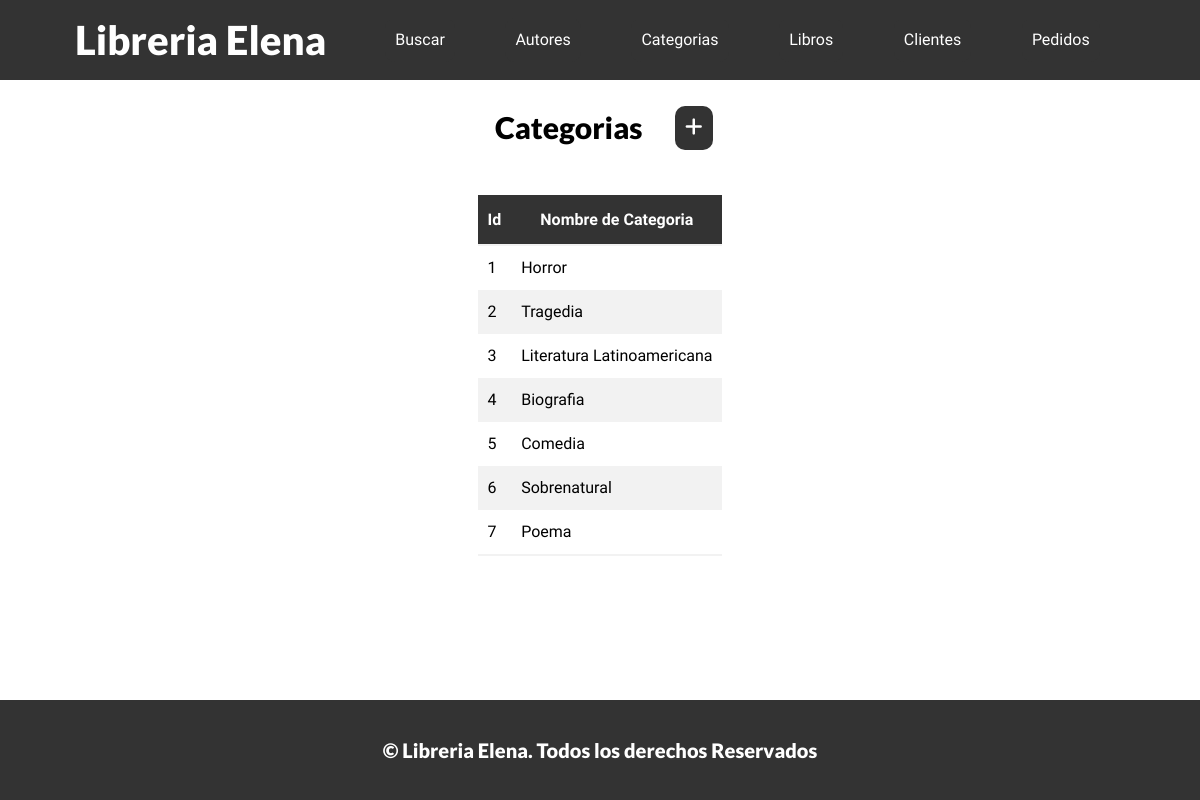
Page /categorias/ on the committed database.
### appLibros/models.py (models this page shows, shortened)
class Categoria(models.Model):
    nombre = models.CharField(max_length=100)

### appLibros/views.py (the view)
# urls.py: path('categorias/', categorias, name='categorias'),
def categorias(request):
    categorias = Categoria.objects.all()
    return render(request, 'categorias.html', {
        'categorias': categorias,
    })

### appLibros/templates/categorias.html
{% extends 'index.html' %}
{% block contenido %}
<main>
    <div class="titulo-tabla">
        <h2>Categorias</h2>
        <a href="{% url 'categoria_form' %}" class="btn">
            <i class="fa fa-lg fa-plus" ></i>
        </a>
    </div>
    <table>
        <thead>
            <tr>
                <th>Id</th>
                <th>Nombre de Categoria</th>
            </tr>
        </thead>
        <tbody>
            {% for c in categorias %}
            <tr>
                <td>{{c.id}}</td>
                <td>{{c.nombre}}</td>
            </tr>
            {% endfor %}
        </tbody>
    </table>
</main>
{% endblock contenido %}

### appLibros/static/css/styles.css (style rules this page uses)
html { box-sizing: border-box; font-size: 62.5%; }
*, *:before, *:after { box-sizing: inherit; }
:root { --plomo: #333333; --plomo_btn: #515151; --fuentePrincipal: 'Roboto', sans-serif; --fuenteSecundaria: 'Lato', sans-serif; --separacion: 5rem; }
body { font-family: var(--fuentePrincipal); font-size: 1.6rem; line-height: 1.5; height: 100%; display: flex; flex-direction: column; min-height: 100vh; }
main { flex: 1; }
h1, h2, h3 { font-weight: 900; font-family: var(--fuenteSecundaria); margin: calc(var(--separacion) / 2) 0; }
h2 { font-size: 3rem; }
a { text-decoration: none; color: white; }
.btn { background-color: var(--plomo); display: block; color: white; padding: 1rem; text-align: center; border: none; transition: background-color .3s ease-out; cursor: pointer; width: auto; border-radius: 1rem; }
table { margin: 0 auto; max-width: 50 rem; border-collapse: collapse; margin-top: 2rem; margin-bottom: 3rem; }
thead { background-color: var(--plomo); color: white; }
th, td { padding: 1rem; }
tr:nth-child(even) { background-color: #f2f2f2; }
tr:last-child { border-bottom: 2px solid #f2f2f2; }
th { height: 5rem; }
.titulo-tabla { display: grid; margin: 0 auto; grid-template-columns: 3fr 1fr; max-width: 25rem; align-items: center; justify-items: center; }
.titulo-tabla a { max-width: 6rem; }

### rows in the picture
Categoria: id "1", nombre "Horror"
Categoria: id "2", nombre "Tragedia"
Categoria: id "3", nombre "Literatura Latinoamericana"
Categoria: id "4", nombre "Biografia"
Categoria: id "5", nombre "Comedia"
Categoria: id "6", nombre "Sobrenatural"
Categoria: id "7", nombre "Poema"
